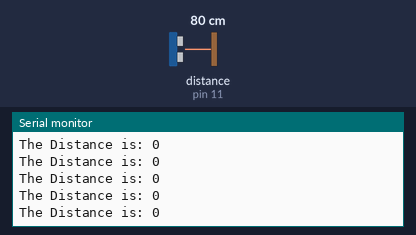
Simulated run of this sketch. Board: Arduino Uno, built with avr-gcc and run on an emulated ATmega328P. On the bench: the last lines printed to the serial monitor. Inputs (shaded band) come from the test bench; at power-on: distance to the obstacle (sensor on pin 11) 80 cm.

Above: at 1.2 s.
1.3 s: distance to the obstacle (sensor on pin 11) set to 2 cm
At 1.49 s:
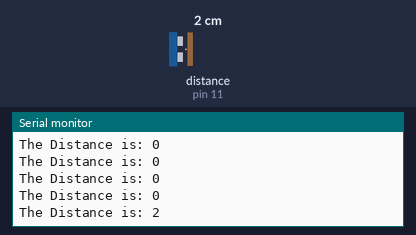
2.8 s: distance to the obstacle (sensor on pin 11) set to 4 cm
At 3.0 s:
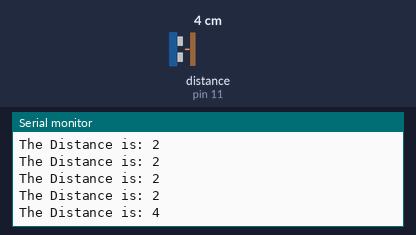
Timing chart, 0 to 5.8 s (numbered marks = the images above; inputs shaded):
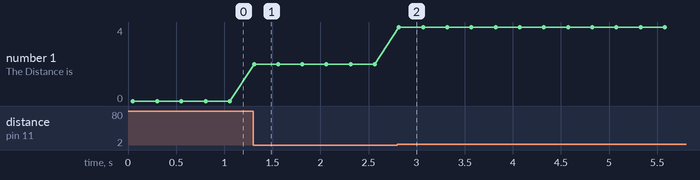

Measured:
- after the input at 1.3 s, the serial monitor: prints a new line at once (image 1)
- after the input at 2.8 s, the serial monitor: prints a new line at once (image 2)
- plotted number 1: 0 → 2 after the input at 1.3 s, 2 → 4 after the input at 2.8 s

The sketch:

ultrasonic_test.ino
```cpp
#include <NewPing.h>
NewPing sonar(10,11,20); // Sidasta talan er max fjarlaegd sem skynjarinn maelir (cm)

void setup() {

Serial.begin(9600);
delay(50);

}

void loop() {

  Serial.print("The Distance is: ");
  Serial.println(sonar.ping_cm());
  delay(250);

}
```
